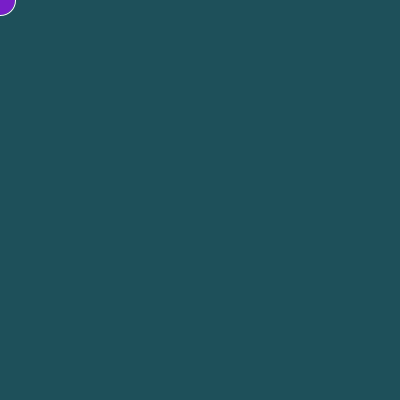
Frame 1 (no input)
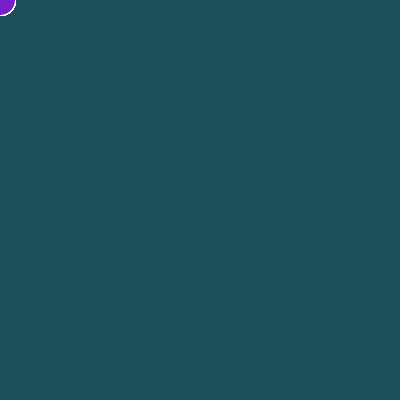
Frame 60 (the mouse pressed at the canvas centre just before this capture)
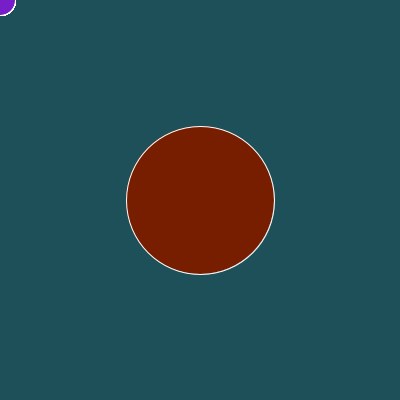
Frame 120 (the mouse held since frame 60 and released just before this capture)

The Processing sketch that drew these frames (run headless with seeded random() and noise(); from frame 60 on, the mouse is pressed at the canvas centre):

// Processing sketch: processing_55972
// ── processing_55972.pde

float b =200;
float h = 30;
float w = 30;

void setup() {
  background(30, 80, 90);
  size(400, 400);
  smooth();
  noStroke();
}

void draw() {
 
  stroke(255);
  
  fill(120, 30, b);
  ellipse(mouseX, mouseY, h, w);
  rectMode(CENTER);

  if (mousePressed) {
    b-=5;
    h+=2;
    w+=2;
  }
  else {


    if (h>30) {
      h-=2;
      w-=2;
      b+=15;
      if (b>240) {
        b=240;
      }
    }
  }
}
